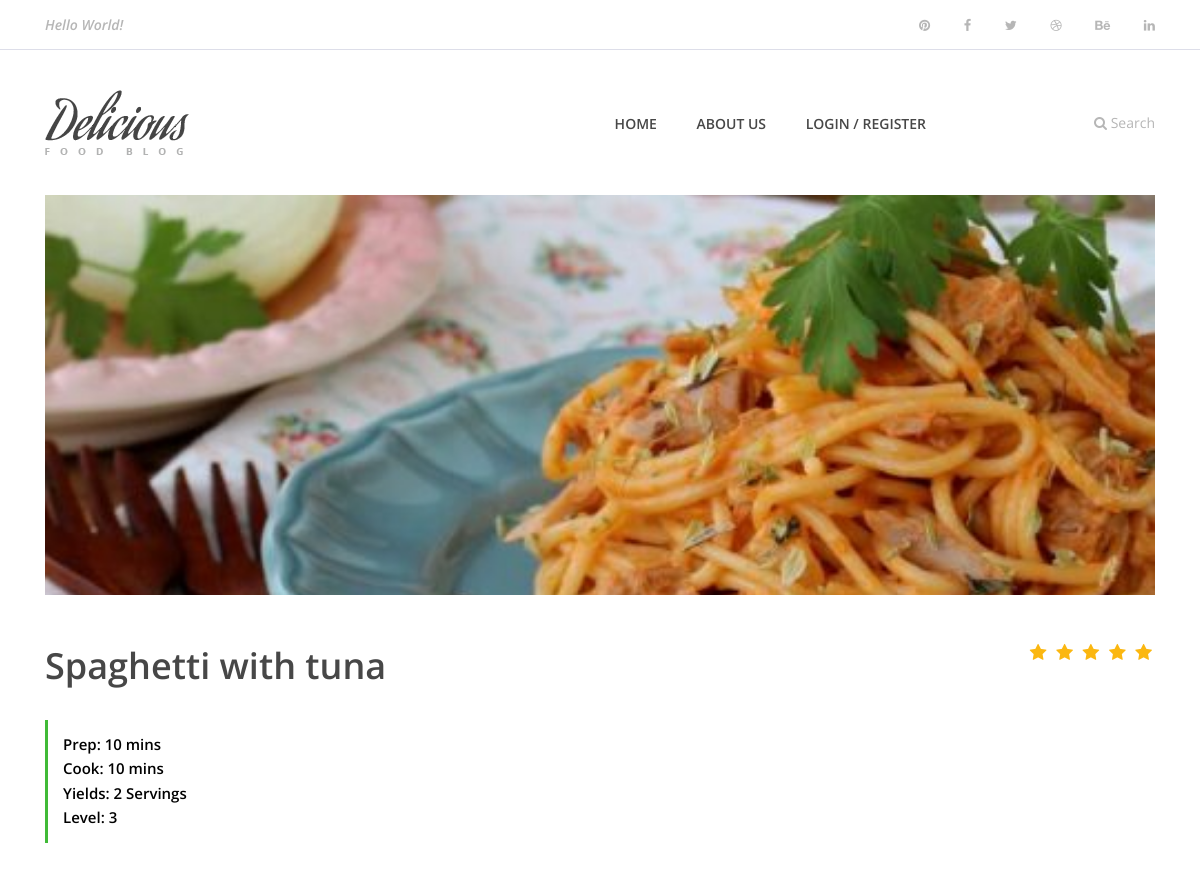
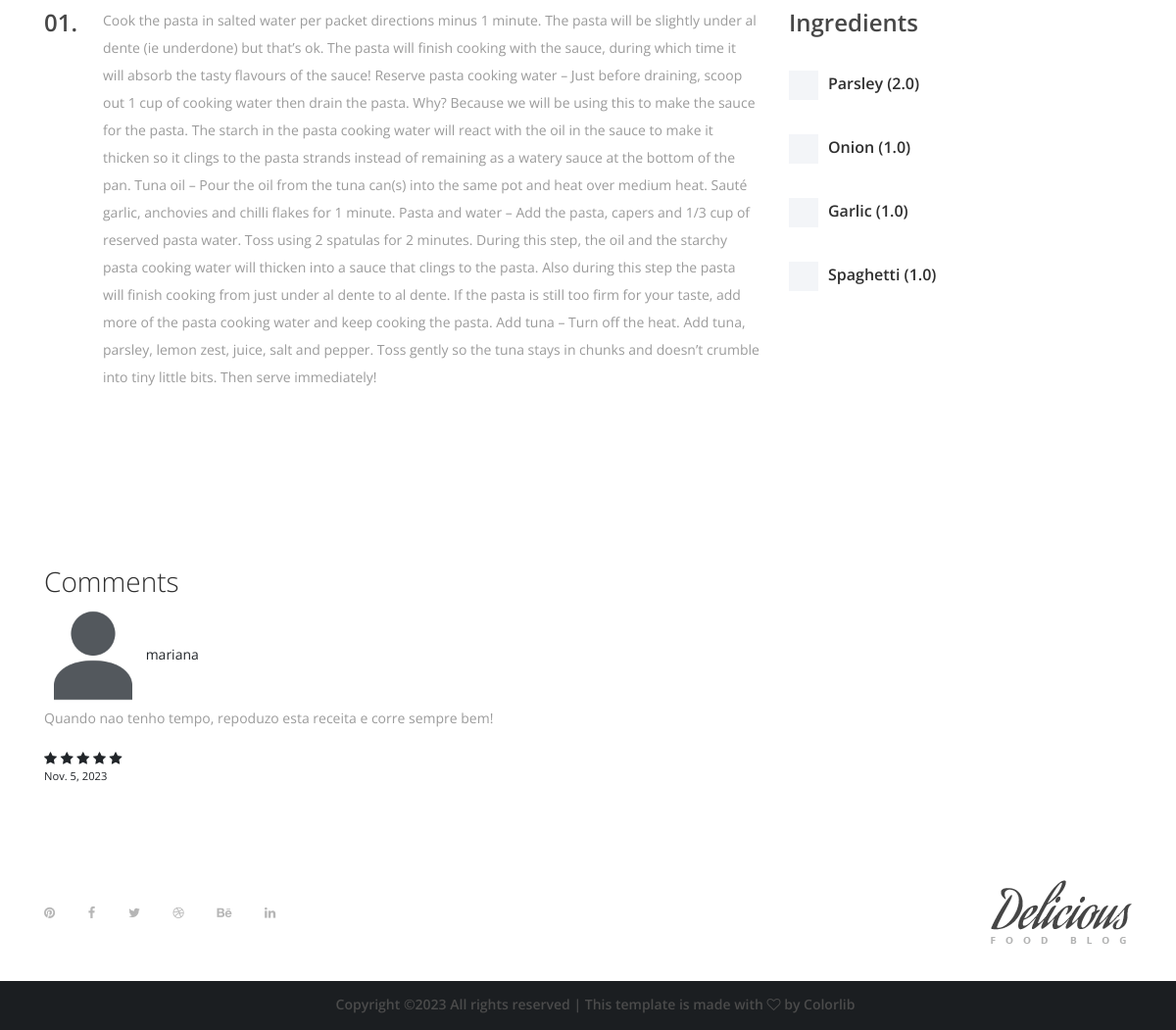
Page /recipepost/3 on the committed database (2 pictures, top to bottom).
### app/models.py (models this page shows, shortened)
class Receita(models.Model):
    user = models.ForeignKey(User, on_delete=models.SET_NULL, null=True)
    category = models.ForeignKey(Categoria, on_delete=models.SET_NULL, null=True)
    name = models.CharField(max_length=200)
    description = models.TextField(null=True, blank=True) # ambos os valores podem etar vazios
    tempoPreparacao = models.IntegerField(null=True, blank=True)
    tempoCozinhar = models.IntegerField(null=True, blank=True)
    quantidadePessoas = models.IntegerField(null=True, blank=True)
    nivel = models.IntegerField(null=True, blank=True)
    imagem = models.ImageField(upload_to='static/img',null=True, blank=True)  # 'upload_to' define o diretório de armazenamento
    ingredients = models.ManyToManyField(Ingrediente, through='ReceitaIngrediente')
    updated = models.DateTimeField(auto_now=True)
    created = models.DateTimeField(auto_now_add=True)
    class Meta:
        ordering = ['-updated', '-created']

class ReceitaIngrediente(models.Model):
    receita = models.ForeignKey(Receita, on_delete=models.CASCADE)
    ingrediente = models.ForeignKey(Ingrediente, on_delete=models.CASCADE)
    quantidade = models.FloatField(default=1.0)

class Ingrediente(models.Model):
    nome = models.CharField(max_length=255)
    categoria = models.ForeignKey(CategoriaIngrediente, on_delete=models.SET_NULL, null=True)
    icon = models.CharField(max_length=255,null=True, blank=True)
    calorias = models.IntegerField(null=True, blank=True)

class Avaliacao(models.Model):
    user = models.ForeignKey(User, on_delete=models.CASCADE)
    receita = models.ForeignKey(Receita, on_delete=models.CASCADE) # quando o pai é eliminado, os filhos tb são
    descricao = models.TextField()
    clasificacao = models.PositiveSmallIntegerField(choices=[(1, '1'), (2, '2'), (3, '3'), (4, '4'), (5, '5')])
    data = models.DateField()
    updated = models.DateTimeField(auto_now=True)
    created = models.DateTimeField(auto_now_add=True)

### app/views.py (the view)
# urls.py: path('recipepost/<int:id>', views.recipepost, name='recipepost'),
def recipepost(request, id):
    receita = Receita.objects.get(id=id)
    avaliacoes = Avaliacao.objects.filter(receita=receita)
    media_avaliacoes = Avaliacao.objects.filter(receita__id=id).aggregate(media=Avg('clasificacao'))['media']
    user_fridge = []
    if request.user.is_authenticated:
        user_fridge = Frigorifico.objects.filter(user=request.user).values_list('ingredient', flat=True)
    if request.method == 'POST':
        form = ComentarioForm(request.POST)
        if form.is_valid():
            comentario = form.save(commit=False)
            comentario.user = request.user
            comentario.receita = receita
            comentario.data = timezone.now()
            comentario.save()
    else:
        form = ComentarioForm()
    return render(request,'recipe-post.html', {'receita': receita, 'avaliacoes': avaliacoes, 'media_avaliacoes': media_avaliacoes, 'form': form, 'user_fridge': user_fridge})

### app/templates/recipe-post.html (shortened to what this page needs)
{% extends 'main.html' %}
{% load static %}
{% block content %}
    <div class="receipe-post-area">
        <div class="container">
            <div class="row">
                <div class="col-12">
                    <div class="receipe-slider owl-carousel owl-not-carousel" style="display: block;">
                        {% if receita.imagem %}
                            <img src="{{ receita.imagem.url }}" alt="" style="object-fit: cover; height: 400px; width: 100%">
                        {% else %}
                            <img src="{% static "img/blog-img/1.jpg" %}" alt="" style="object-fit: cover; height: 400px; width: 100%">
                        {% endif %}
                    </div>
                </div>
            </div>
        </div>
        <div class="receipe-content-area">
            <div class="container">
                <div class="row">
                    <div class="col-12 col-md-8">
                        <div class="receipe-headline my-5">
                            <h2>{{receita.name}}</h2>
                            <div class="receipe-duration">
                                <h6>Prep: {{receita.tempoPreparacao}} mins</h6>
                                <h6>Cook: {{receita.tempoCozinhar}} mins</h6>
                                <h6>Yields: {{receita.quantidadePessoas}} Servings</h6>
                                <h6>Level: {{receita.nivel}}</h6>
                            </div>
                        </div>
                    </div>
                    <div class="col-12 col-md-4">
                        <div class="receipe-ratings text-right my-5">
                            <div class="ratings">
                                {% for i in "xxxxx" %}
                                    {% if forloop.counter <= media_avaliacoes %}
                                        <i class="fa fa-star" aria-hidden="true"></i>
                                    {% else %}
                                        <i class="fa fa-star-o" aria-hidden="true"></i>
                                    {% endif %}
                                {% endfor %}
                            </div>
                        </div>
                    </div>
                </div>
                <div class="row">
                    <div class="col-12 col-lg-8">
                        <div class="single-preparation-step d-flex">
                            <h4>01.</h4>
                            <p>{{receita.description}}</p>
                        </div>
                    </div>
                    <div class="col-12 col-lg-4">
                        <div class="ingredients">
                            <h4>Ingredients</h4>
                            {% for ingredientes in receita.receitaingrediente_set.all %}
                                <div class="custom-control custom-checkbox">
                                    <label class="custom-control-label" for="customCheck{{ forloop.counter }}">
                                        {{ ingredientes.ingrediente.nome }} ({{ ingredientes.quantidade }})
                                    </label>
                                </div>
                            {% endfor %}
                        </div>
                    </div>
                </div>
                <div style="display: flex ;align-content: center; padding-top: 30px; padding-bottom: 30px">
                </div>
                <div class="comments-box" style="padding-top:50px; padding-bottom:50px;">
                    <h3>Comments</h3>
                    <ul class="comment-list">
                        {% for comment in avaliacoes %}
                            <li class="comment-item" style="padding-bottom:10px">
                                <div class="comment-author">
                                    <img src="{% static 'img/avatar.png' %}" alt="User Avatar" width="100" height="100">
                                    <span>{{ comment.user.username }}</span>
                                </div>
                                <div class="comment-content">
                                    <p>{{ comment.descricao }}</p>
                                    <div class="comment-rating">
                                        {% for i in "xxxxx" %}
                                            {% if forloop.counter <= comment.clasificacao %}
                                                <i class="fa fa-star" aria-hidden="true"></i>
                                            {% else %}
                                                <i class="fa fa-star-o" aria-hidden="true"></i>
                                            {% endif %}
                                        {% endfor %}
                                    </div>
                                    <small>{{ comment.data }}</small>
                                </div>
                            </li>
                        {% endfor %}
                    </ul>
                </div>
            </div>
        </div>
    </div>
    {% endblock content %}

### app/static/style.css (style rules this page uses)
* { margin: 0; padding: 0; }
body { font-family: "Open Sans", sans-serif; font-size: 14px; }
h1, h2, h3, h4, h5, h6 { color: #000000; line-height: 1.3; font-weight: 600; }
p { color: #9b9b9b; font-size: 14px; line-height: 2; font-weight: 400; }
ul, ol { margin: 0; }
ul li, ol li { list-style: none; }
img { height: auto; max-width: 100%; }
.receipe-slider { position: relative; z-index: 1; }
.receipe-headline h2 { font-size: 36px; color: #474747; margin-bottom: 30px; }
.receipe-headline .receipe-duration { border-left: 3px solid #40ba37; padding: 15px; }
.receipe-headline .receipe-duration h6 { font-size: 15px; margin-bottom: 5px; }
.receipe-headline .receipe-duration h6:last-child { margin-bottom: 0; }
.receipe-ratings .ratings { margin-bottom: 30px; }
.receipe-ratings i { font-size: 18px; color: #fbb710; padding: 0 3px; }
.single-preparation-step { position: relative; z-index: 1; margin-bottom: 50px; }
.single-preparation-step h4 { color: #474747; -webkit-box-flex: 0; -ms-flex: 0 0 60px; flex: 0 0 60px; max-width: 60px; width: 60px; margin-bottom: 0; }
.ingredients h4 { color: #474747; margin-bottom: 30px; }
.ingredients .custom-checkbox .custom-control-label::before { border-radius: 0; }
.ingredients .custom-control-label::before { width: 30px; height: 30px; background-color: #f3f5f8; }
.ingredients .custom-control { padding-left: 2.5rem; margin-bottom: 30px; min-height: 35px; }
.ingredients .custom-control-label { margin-bottom: 0; padding-top: 5px; font-size: 16px; font-weight: 600; color: #2f2f2f; }
.ingredients .custom-control-label::after { top: 10px; left: 5px; width: 20px; height: 20px; }
h3 { color: #2f2f2f; font-weight: lighter; }

### rows in the picture
Receita: imagem (picture), name "Spaghetti with tuna", tempoPreparacao "10", tempoCozinhar "10", quantidadePessoas "2", nivel "3", description "Cook the pasta in salted water per packet directions minus 1 minute. The pasta will be slightly under al dente (ie underdone) but that’s ok. The pasta will finish cooking with the sauce, during which time it will absorb the tasty flavours of the sauce! Reserve pasta cooking water – Just before draining, scoop out 1 cup of cooking water then drain the pasta. Why? Because we will be using this to make the sauce for the pasta. The starch in the pasta cooking water will react with the oil in the sauce to make it thicken so it clings to the pasta strands instead of remaining as a watery sauce at the bottom of the pan. Tuna oil – Pour the oil from the tuna can(s) into the same pot and heat over…"
ReceitaIngrediente: ingrediente.nome "Parsley", quantidade "2.0"
ReceitaIngrediente: ingrediente.nome "Onion", quantidade "1.0"
ReceitaIngrediente: ingrediente.nome "Garlic", quantidade "1.0"
ReceitaIngrediente: ingrediente.nome "Spaghetti", quantidade "1.0"
Avaliacao: user.username "mariana", descricao "Quando nao tenho tempo, repoduzo esta receita e corre sempre bem!", clasificacao 5 (drawn), data "Nov. 5, 2023"
